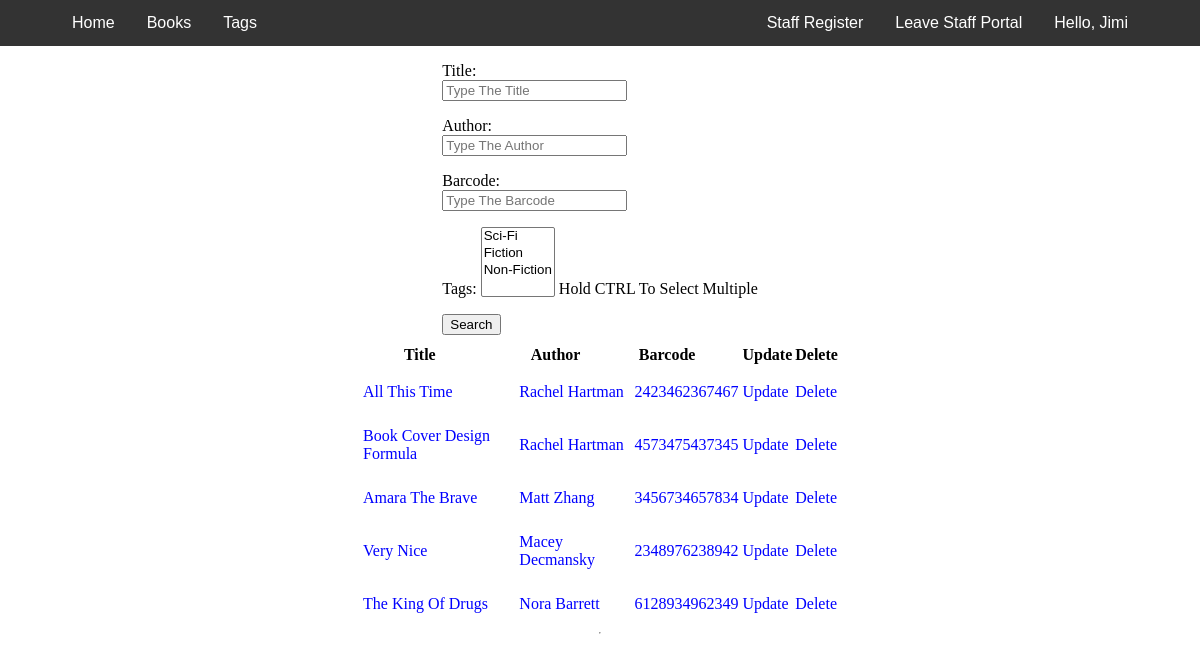
Page /staff/books (signed in) on the committed database.
### accounts/models.py (models this page shows, shortened)
class User(AbstractBaseUser):
    email = models.EmailField(max_length=255, unique=True)
    firstName = models.CharField(max_length=255, blank=True, null=True)
    lastName = models.CharField(max_length=255, blank=True, null=True)
    staff = models.BooleanField(default=False)  # staff user non superuser
    admin = models.BooleanField(default=False)  # superuser
    USERNAME_FIELD = 'email'  # username
    objects = UserManager()
    @property
    def is_staff(self):
        return self.staff

### Inventory/models.py (models this page shows, shortened)
class Book(models.Model):
    title = models.CharField(max_length=100)
    author = models.CharField(max_length=100)
    description = models.CharField(max_length=400)
    barcode = models.CharField(max_length=13)
    price = models.DecimalField(max_digits=10, decimal_places=2)
    discounted_price = models.DecimalField(max_digits=10,
                                           decimal_places=2,
                                           null=True,
                                           blank=True)
    borrowed = models.BooleanField(default=False)
    coverImage = models.ImageField(upload_to='bookCovers')
    tags = models.ManyToManyField(Tag)
    payment_id = models.CharField(max_length=200, null=True)
    product_id = models.CharField(max_length=200, null=True)

### Inventory/views.py (the view, shortened to what this page needs)
# urls.py: path('books', BooksView.as_view(), name="viewBooks"),
@method_decorator(decorators, name='dispatch')
class BooksView(View):
    template_name = 'inventory/viewBooks.html'
    def get(self, request, *args, **kwargs):
        context = {}
        form = SearchBookForm()
        books = Book.objects.all()
        context['books'] = books
        context['form'] = form
        return render(request, self.template_name, context)

### Inventory/forms.py
class SearchBookForm(forms.Form):
    title = forms.CharField(
        max_length=100,
        required=False,
        widget=forms.TextInput(attrs={'placeholder': 'Type The Title'}))
    author = forms.CharField(
        max_length=100,
        required=False,
        widget=forms.TextInput(attrs={'placeholder': 'Type The Author'}))
    barcode = forms.CharField(
        max_length=13,
        min_length=13,
        required=False,
        widget=forms.TextInput(attrs={'placeholder': 'Type The Barcode'}))
    tags = Tag.objects.all()
    tags = forms.ModelMultipleChoiceField(
        tags, help_text='Hold CTRL To Select Multiple', required=False)

### Inventory/models.py (called while the page is built)
    def __str__(self):
        return self.name

### Inventory/templates/inventory/viewBooks.html (shortened to what this page needs)
{% extends "Sbase.html" %}
{% block head %}
{% load static %}
<link rel="stylesheet" href="{% static "css/inventory/viewBooks.css" %}">
{% endblock %}
{% block content %}
<div class="search-form">
  <form method="post">
    {{form.as_p}}
    <button type="submit">Search</button>
  </form>
</div>
<hr>
<div class="results-table">
  <table>
    <th>Title</th>
    <th>Author</th>
    <th>Barcode</th>
    <th>Update</th>
    <th>Delete</th>
    {% for i in books %}
    <tr>
      <td><a class="books-link" href="{% url 'book' id=i.id %}">{{i.title}}</a></td>
      <td><a class="books-link" href="#">{{i.author}}</a></td>
      <td><a class="books-link" href="#">{{i.barcode}}</a></td>
      <td><a class="books-link" href="{% url 'updateBook' id=i.id %}">Update</a></td>
      <td><a class="books-link" href="{% url 'deleteBook' id=i.id %}" onclick="return confirm('Are you sure you want to delete this?')">Delete </a></td>
    </tr>
    {% endfor %}
  </table>
</div>
{% endblock %}

### Inventory/templates/inventory/staffNavBar.html (shortened to what this page needs)
<div class="navbar">
  <a style="margin-left: 3.5em;" class="float-l" href="{% url 'sHome' %}">Home</a>
  <div class="dropdown">
    <button class="dropbtn">Books
    </button>
  </div>
  <div class="dropdown">
    <button class="dropbtn">Tags
    </button>
  </div>
  <div style="float: right; margin-right: 3.5em;" class="dropdown">
    <button class="dropbtn">Hello, {{user.firstName}}
    </button>
  </div>
  <a class="float-r" href="{% url 'home' %}">Leave Staff Portal</a>
  <a class="float-r" href="{% url 'sRegister' %}">Staff Register</a>
</div>

### static/css/Inventory/viewBooks.css (style rules this page uses)
.navbar { grid-area: navbar; }
.search-form { grid-area: form; display: flex; justify-content: center; align-items: center; width: 100%; }
input { display: flex; justify-content: center; }
.results-table { grid-area: results; display: flex; justify-content: center; }
table { width: 40%; }
th { padding-right: 8.333%; }
.books-link { text-decoration: none; color: blue; }

### Inventory/templates/inventory/staffNavBar.html (style rules this page uses)
body { margin: 0; }
.navbar { background-color: #333; font-family: Arial; }
.float-r { float: right; font-size: 16px; color: white; text-align: center; padding: 14px 16px; text-decoration: none; }
.float-l { float: left; font-size: 16px; color: white; text-align: center; padding: 14px 16px; text-decoration: none; }
.dropdown { float: left; overflow: hidden; }
.dropdown .dropbtn { font-size: 16px; border: none; outline: none; color: white; padding: 14px 16px; background-color: inherit; font-family: inherit; margin: 0; }

### rows in the picture
User: firstName "Jimi"
Book: title "All This Time", author "Rachel Hartman", barcode "2423462367467"
Book: title "Book Cover Design Formula", author "Rachel Hartman", barcode "4573475437345"
Book: title "Amara The Brave", author "Matt Zhang", barcode "3456734657834"
Book: title "Very Nice", author "Macey Decmansky", barcode "2348976238942"
Book: title "The King Of Drugs", author "Nora Barrett", barcode "6128934962349"
